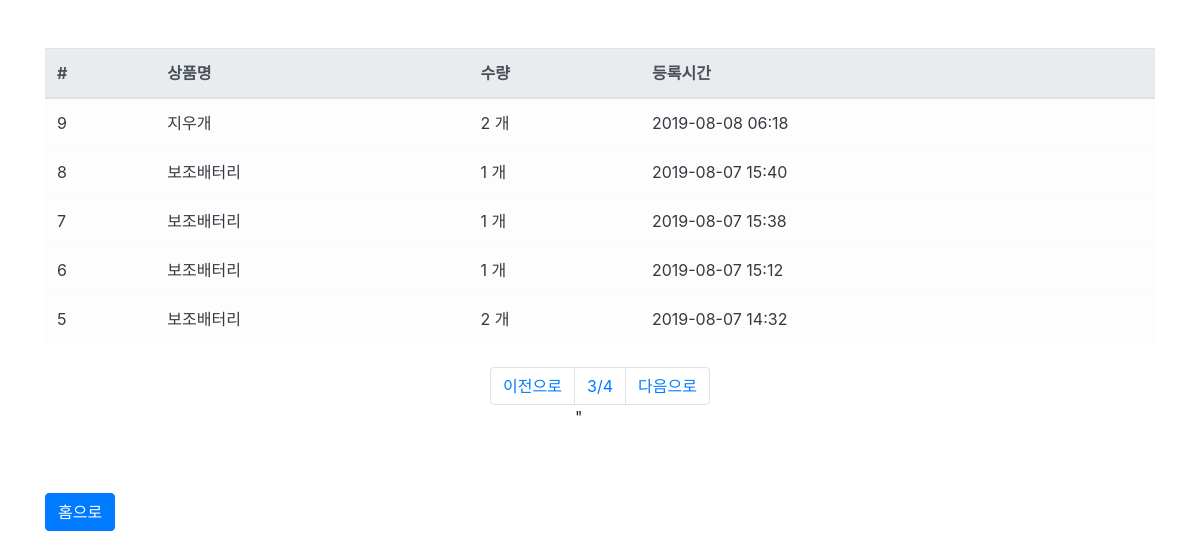
Page /order/?p=3 (signed in) on the committed database.
### order/models.py (models this page shows, shortened)
class Order(models.Model):
    user = models.ForeignKey('user.User', on_delete=models.CASCADE, verbose_name="구매자")
    product = models.ForeignKey('product.Product', on_delete=models.CASCADE, verbose_name="상품")
    quantity = models.IntegerField(verbose_name = "수량")
    reg_date = models.DateTimeField(auto_now_add=True, verbose_name="구매일자")
    class Meta:
        db_table = 'orders'
        verbose_name = "주문"
        verbose_name_plural = "주문"

### product/models.py (models this page shows)
class Product(models.Model):
    name = models.CharField(max_length=64, verbose_name ="상품명")
    price = models.IntegerField(verbose_name="가격")
    description = models.TextField(verbose_name="설명")
    stock = models.IntegerField(verbose_name="재고")
    reg_date = models.DateTimeField(auto_now_add=True, verbose_name = "등록시간")
    def __str__(self):
        return self.name
    class Meta:
        db_table = "products"
        verbose_name="상품"
        verbose_name_plural = "상품"

### order/views.py (the view)
# urls.py: path('order/', OrderList.as_view()),
@method_decorator(login_required, name='dispatch')
class OrderList(ListView):
    template_name = "order/list.html"
    context_object_name = "orders"
    def get_queryset(self, **kwargs):
        queryset = Order.objects.filter(user__email=self.request.session.get('user')).order_by('-id')
        page = int(self.request.GET.get('p',1))
        paginator = Paginator(queryset, 5)
        queryset = paginator.get_page(page)
        return queryset

### user/decorator.py (called while the page is built)
def login_required(function):
    def wrap(request, *args, **kwargs):
        user = request.session.get('user')
        if not user:
            return redirect('/login')
        return function(request, *args, **kwargs)
    return wrap

### order/templates/order/list.html
{% extends "user/base.html" %}
{% load humanize %}
{% block contents %}
<div class="row mt-5">
    <div class="col-12">
        <table class="table table-light">
            <thead class="thead-light">
                <tr>
                    <th scope="col">#</th>
                    <th scope="col">상품명</th>
                    <th scope="col">수량</th>
                    <th scope="col">등록시간</th>
                </tr>
            </thead>
            <tbody class="text-dark">
                {% for order in orders %}
                <tr>
                    <td scope="row">{{order.id}}</td>
                    <td scope="row">{{order.product}}</a></td>
                    <td scope="row">{{order.quantity|intcomma}} 개</td>
                    <td scope="row">{{order.reg_date|date:'Y-m-d H:i'}}</td>
                </tr>
                {% endfor %}
            </tbody>
        </table>
    </div>
</div>
<div class="row mt-2">
        <div class="col-12">
            <nav>
                <ul class="pagination justify-content-center">
                    {% if orders.has_previous %}
                    <li class="page-item">
                        <a class="page-link" href="?p={{orders.previous_page_number }}">이전으로</a>
                    </li>
                    {% else %}
                    <li class="page-item disabled">
                        <a class="page-link" href="#">이전으로</a>
                    </li>
                    {% endif %}
                    <li class="page-item">
                        <a class="page-link" href="#">{{orders.number}}/{{orders.paginator.num_pages}}</a>"
                    </li>
                    {% if orders.has_next %}
                    <li class="page-item">
                        <a class="page-link" href="?p={{orders.next_page_number }}">다음으로</a>
                    </li>
                    {% else %}
                    <li class="page-item disabled">
                        <a class="page-link" href="#">다음으로</a>
                    </li>
                    {% endif %}
                </ul>
            </nav>
        </div>
    </div>
<div class="row mt-5">
    <div class="col-12">
        <button class="btn btn-primary" onclick="location.href='/'">홈으로</button>
    </div>
</div>
{% endblock %}

### rows in the picture
Order: id "9", product "지우개", quantity "2", reg_date "2019-08-08 06:18"
Order: id "8", product "보조배터리", quantity "1", reg_date "2019-08-07 15:40"
Order: id "7", product "보조배터리", quantity "1", reg_date "2019-08-07 15:38"
Order: id "6", product "보조배터리", quantity "1", reg_date "2019-08-07 15:12"
Order: id "5", product "보조배터리", quantity "2", reg_date "2019-08-07 14:32"

### other values in the picture
{{ orders.number }} "3"
{{ orders.paginator.num_pages }} "4"
